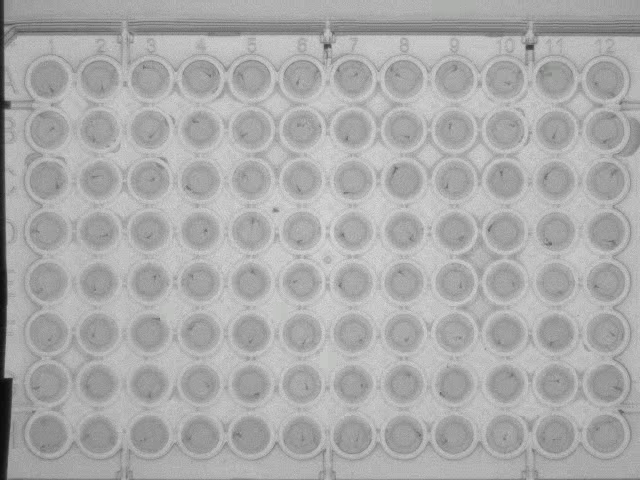
#> input picture media/10.tiff, 640 x 480 px
$ python -i ImageProcessor.py   (imports and definitions only)   (older library calls are emulated)
#> lines starting #> are read from the running program, lines starting #| are printed output that depends on the picture
__author__ = 'TheMaestro'

import numpy as np
from math import atan2, degrees, pi
from scipy.spatial import distance
from skimage import morphology
from skimage import img_as_ubyte
import cv2
from models import *
import math


# [75 lines left out: functions get_key_points_coordinates, get_largest_key_point, get_smallest_key_point, CreateBinaryImages, erode_images, dilate_images, not called in this run]


def dilate(img, kernel, iterations=1):
    return cv2.dilate(img, kernel, iterations=iterations)


def erode(img, kernel, iterations=1):
    return cv2.erode(img, kernel, iterations=iterations)


def invert(img):
    return 255 - img


# [56 lines left out: functions detect_edges_images, detect_edges, furthest_points_from_each_other, to_binary, to_binary_for_max, enhance, not called in this run]


def segment(img_binary):
    # noise removal
    kernel = np.ones((3, 3), np.uint8)
    opening = cv2.morphologyEx(img_binary, cv2.MORPH_OPEN, kernel, iterations=2)

    # sure background area
    sure_bg = cv2.dilate(opening, kernel, iterations=3)
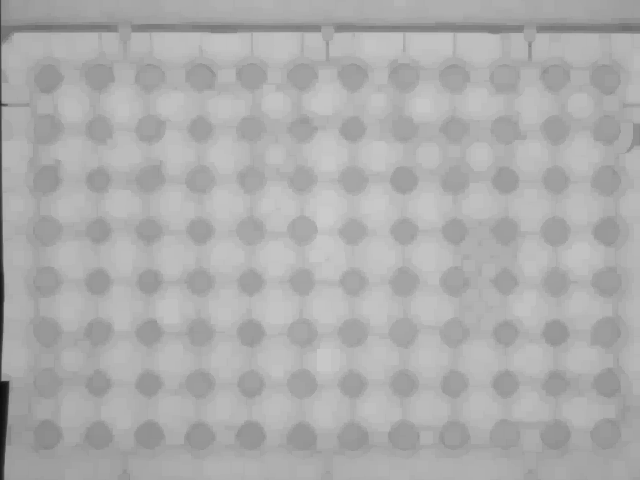
#> sure_bg: shape (480, 640); min 12, max 203, mean 172.5

    # Finding sure foreground area
    dist_transform = cv2.distanceTransform(opening, cv2.cv.CV_DIST_L2, 5)
#> dist_transform: shape (480, 640) float32; every value is 3.4e+38
    ret, sure_fg = cv2.threshold(dist_transform, 0.7 * dist_transform.max(), 255, 0)
#> sure_fg: shape (480, 640) float32; every value is 255
#> ret = 2.38e+38

    # Finding unknown region
    sure_fg = np.uint8(sure_fg)
#> sure_fg: shape (480, 640); every value is 255
    unknown = cv2.subtract(sure_bg, sure_fg)
#> unknown: shape (480, 640); every value is 0

    return unknown


# [80 lines left out: functions fill_holes, to_skeleton, get_histogram, get_extreme_points, get_contour_centroid, get_contours_centroid and 1 more, not called in this run]


def get_biggest_n_contours(contours, n):
    contours = sorted(contours, key=get_area, reverse=True)
    return contours[:n]


def get_area(c):
    return cv2.contourArea(c)


# region Creating destector's parameters

fish_params = cv2.SimpleBlobDetector_Params()
fish_params.filterByInertia = False
fish_params.filterByArea = True
fish_params.minArea = 5
fish_params.maxArea = 9000
fish_params.filterByConvexity = False
fish_params.filterByCircularity = False

# endregion

# [29 lines left out: function blob_count, not called in this run]

    # endregion

>>> import cv2
>>> picture = cv2.imread('media/10.tiff', cv2.IMREAD_GRAYSCALE)
>>> result = segment(picture)
